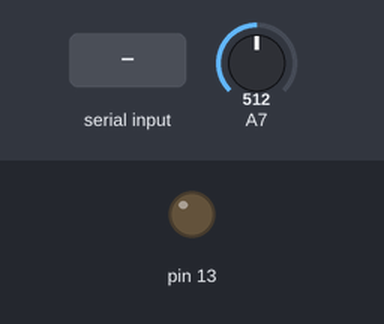
The sketch below on a simulated Arduino Mega 2560, built with avr-gcc and run on an emulated ATmega2560. On the bench: output pins drawn as LEDs (lit = HIGH). Dashed ring = blinking. The test bench sets the inputs (shaded band); at power-on: A7 = 512. What the sketch prints to the serial monitor is not drawn.

Above: at 1.2 s.
1.3 s: "1" received over Serial
At 2.35 s:
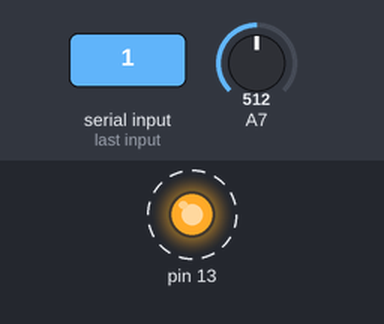
4.3 s: "0" received over Serial
5.8 s: "2" received over Serial
At 7.05 s:
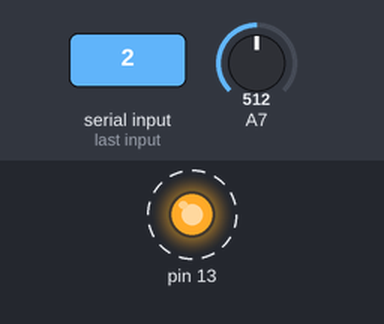
Timing chart, 0 to 14.8 s (numbered marks = the images above; inputs shaded):
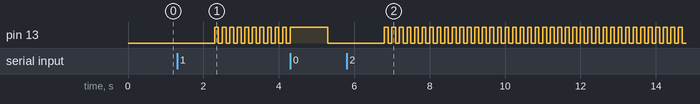

The sketch:

sketch_mar18a.ino
```cpp
#include <SPI.h>
#include <RF24.h>
#define MAXTIMER 16
long waitForTimer[MAXTIMER];
char buffer[32];
int on = 0;
int reset=0;
int sensorPin = 23;

int waitFor(int timer, long period){
  long newTime = micros() / period;
  int delta = newTime - waitForTimer[timer];
  if ( delta ) {
    waitForTimer[timer] = newTime;
  }
  return delta;
}

void setup() {
  pinMode(13,OUTPUT);
  pinMode(sensorPin,INPUT);
  Serial.begin(115200);
}

void Led( int *on, int timer, long period, int led) {
  static int val = 1;

  if (!waitFor(timer,period)) return;

  if(*on == 1)
  {
    digitalWrite(led,val);
    val = 1 - val;

  }
  else
    digitalWrite(led,0);

}

void Mess( int *on,int timer, long period, const char * mess) {
  if (!waitFor(timer,period)) return;

  if(reset == 1)
  {
    Serial.println(mess);
    reset=0;
  }
}

void GetKbd(char *buffer, int *on)
{

 if(Serial.available()==0)
  return;

  Serial.readBytes(buffer, 32);

  *on = 1 - *on;
  reset=1;

}

void mess2(){

}

void GetAn(){

}

void loop() {

  Led (&on,0,100000,13);
  Mess(&on,1,1000000,buffer);
  GetKbd(buffer, &on);
  Serial.println(analogRead(sensorPin));

}
```

Measured:
- after the input at 1.3 s, pin 13: alternates HIGH for 0.10 s and LOW for 0.10 s, starting after 1.0 s
- after the input at 5.8 s, pin 13: alternates HIGH for 0.10 s and LOW for 0.10 s, starting after 1.0 s
